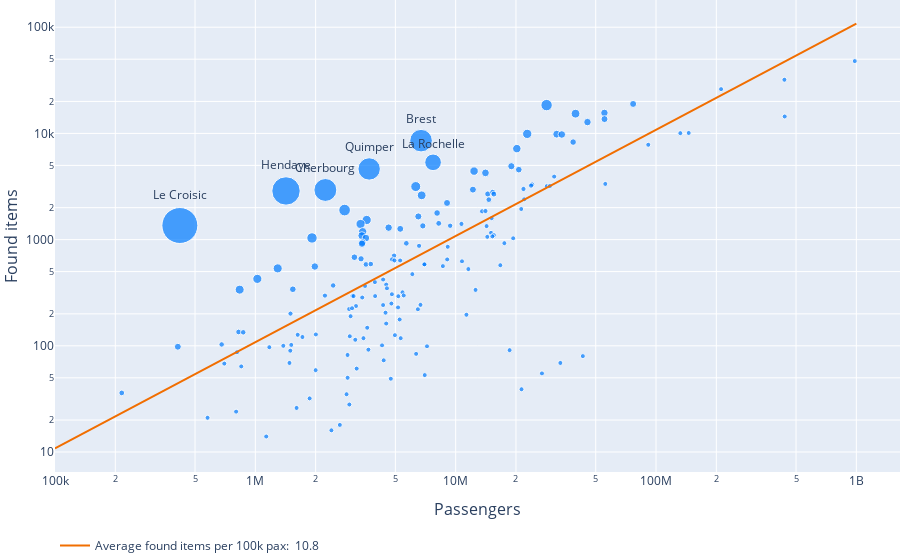

Here is the notebook cell this chart was saved with:
### Code cell
fig = go.Figure()

df_sub=df_stations.iloc[6:]
fig.add_trace(go.Scatter(
    x=df_sub.Passengers,
    y=df_sub.Count, 
    mode='markers',
    marker=dict(
        size=df_sub.count_per_100kpax,
        sizemode='area',
        sizemin=2.5,
        sizeref=1,
        color="#007bff"
    ),
    text=df_sub.index,
    hovertemplate="%{text}<br>" 
                    + "Found items: %{y}<br>" 
                    + "Passengers: %{x}<br>"
                    + "Found items per 100k passengers: %{marker.size:.1f}",
    name="",
    showlegend=False,
))

df_sub=df_stations.iloc[:6]
fig.add_trace(go.Scatter(
    x=df_sub.Passengers,
    y=df_sub.Count, 
    mode='markers+text',
    marker=dict(
        size=df_sub.count_per_100kpax,
        sizemode='area',
        sizemin=2.5,
        sizeref=.5,
        color="#007bff"
    ),
    text=df_sub.index,
    textposition='top center',
    hovertemplate="%{text}<br>" 
                    + "Found items: %{y}<br>" 
                    + "Passengers: %{x}<br>"
                    + "Found items per 100k passengers: %{marker.size:.1f}",
    name="",
    showlegend=False,
))

fig.add_trace(go.Scatter(
    x=np.logspace(5, 9, 10),
    y=np.logspace(5, 9, 10) * df_stations.Count.sum() / df_stations.Passengers.sum(),
    mode='lines',
    name=f'Average found items per 100k pax: {df_stations.Count.sum() / df_stations.Passengers.sum() * 1e5: .1f}',
    hoverinfo='skip',
    marker=dict(color="#F16E00")
))

fig.update_layout(
    margin={'l': 0, 'r': 0, 't': 0, 'b': 0},
    xaxis=dict(type='log', title_text="Passengers", titlefont=dict(size=16)),
    yaxis=dict(type='log', title_text="Found items", titlefont=dict(size=16)),
    legend=dict(orientation='h', y=-.125)
)

fig.show(config={'scrollZoom': True})

### Figure 1 — Plotly figure (JSON) as saved in the notebook; plotly's stock layout.template omitted (floating-point values rounded to 4 significant figures; data arrays with more than 128 entries replaced by an {"elided": "..."} marker saying what was removed)
{"data": [{"hovertemplate": "%{text}<br>Found items: %{y}<br>Passengers: %{x}<br>Found items per 100k passengers: %{marker.size:.1f}", "marker": {"color": "#007bff", "size": {"elided": "167 float values"}, "sizemin": 2.5, "sizemode": "area", "sizeref": 1}, "mode": "markers", "name": "", "showlegend": false, "text": {"elided": "167 str values"}, "type": "scatter", "x": {"elided": "167 int values"}, "y": {"elided": "167 int values"}}, {"hovertemplate": "%{text}<br>Found items: %{y}<br>Passengers: %{x}<br>Found items per 100k passengers: %{marker.size:.1f}", "marker": {"color": "#007bff", "size": [323.4, 202.0, 131.2, 127.3, 125.1, 69.29], "sizemin": 2.5, "sizemode": "area", "sizeref": 0.5}, "mode": "markers+text", "name": "", "showlegend": false, "text": ["Le Croisic", "Hendaye", "Cherbourg", "Brest", "Quimper", "La Rochelle"], "textposition": "top center", "type": "scatter", "x": [419966, 1422622, 2236652, 6716665, 3700023, 7710830], "y": [1358, 2873, 2934, 8549, 4629, 5343]}, {"hoverinfo": "skip", "marker": {"color": "#F16E00"}, "mode": "lines", "name": "Average found items per 100k pax:  10.8", "type": "scatter", "x": [100000, 278300.0, 774300.0, 2154000.0, 5995000.0, 16680000.0, 46420000.0, 129200000.0, 359400000.0, 1000000000], "y": [10.82, 30.1, 83.75, 233.0, 648.5, 1804.0, 5021.0, 13970.0, 38870.0, 108200.0]}], "layout": {"autosize": true, "legend": {"orientation": "h", "x": 0, "y": -0.125}, "margin": {"b": 0, "l": 0, "r": 0, "t": 0}, "xaxis": {"autorange": true, "range": [5, 9.218], "title": {"font": {"size": 16}, "text": "Passengers"}, "type": "log"}, "yaxis": {"autorange": true, "range": [0.8119, 5.256], "title": {"font": {"size": 16}, "text": "Found items"}, "type": "log"}}}
